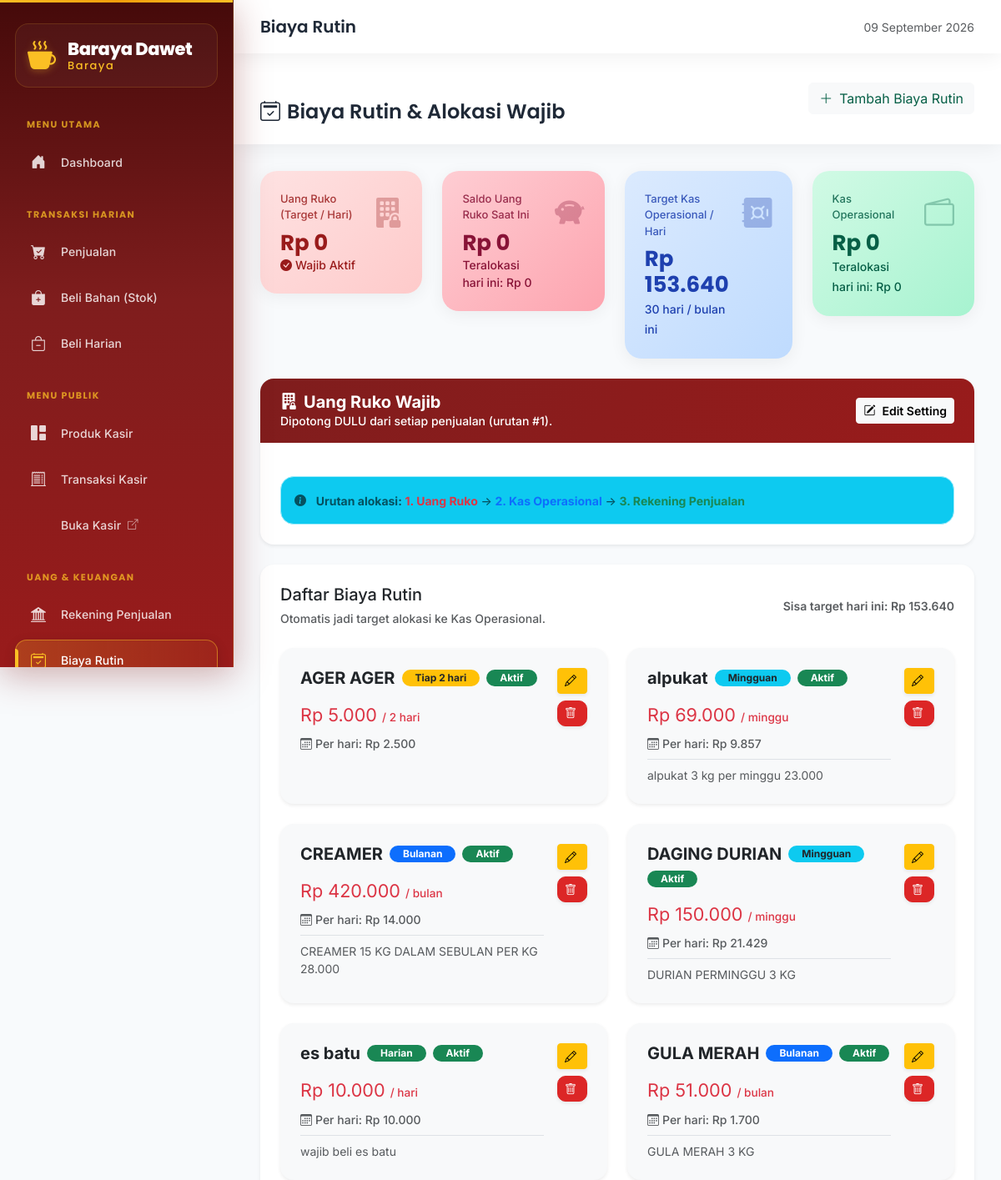
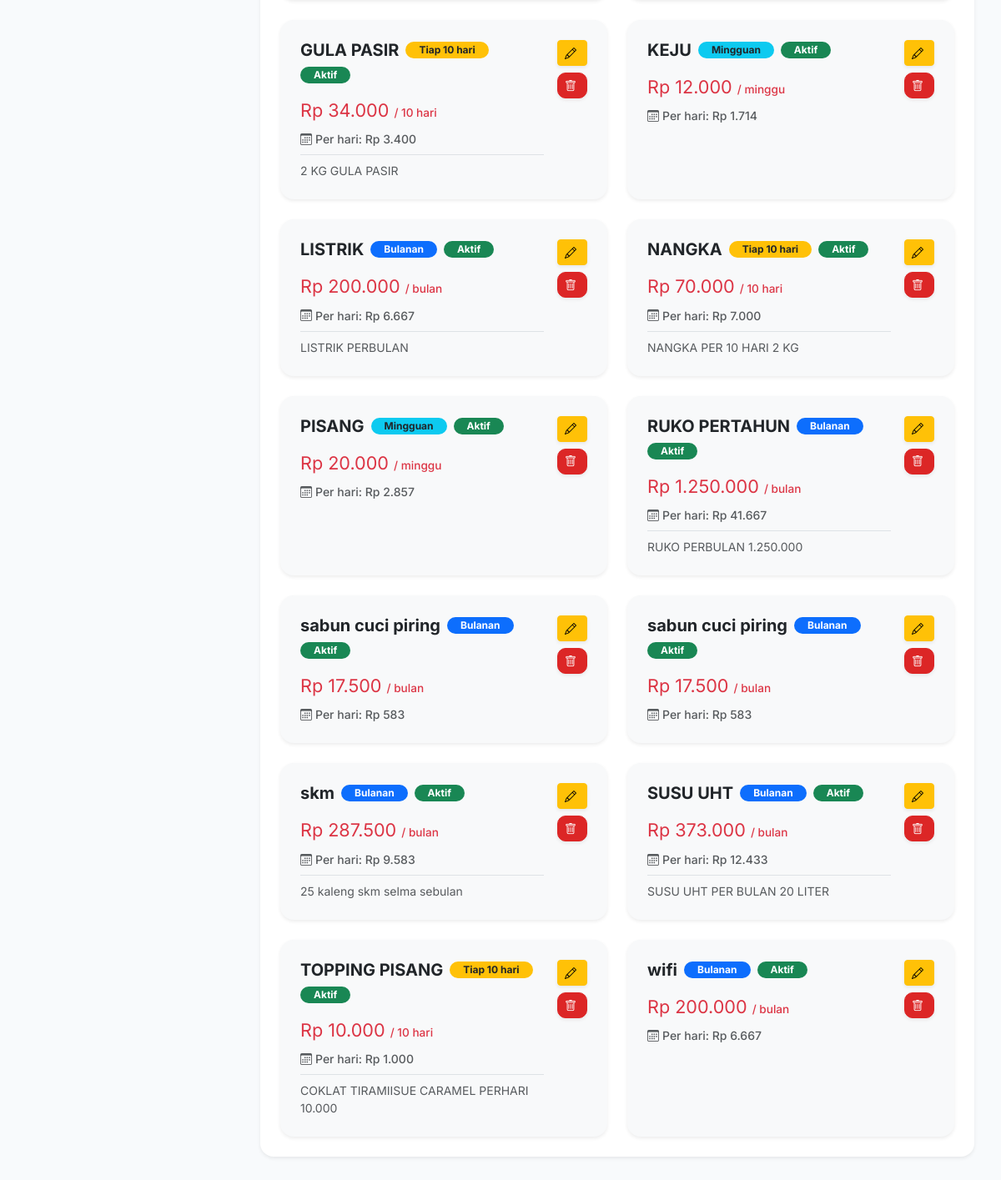
The app's page /pages/biaya-wajib.php (signed in) with its own data (2 pictures, top to bottom).
### tables this page shows
CREATE TABLE `saldo_rekening` (
  `id` int NOT NULL,
  `nama_rekening` varchar(100) NOT NULL,
  `kode_rekening` varchar(50) DEFAULT NULL,
  `saldo` decimal(15,2) NOT NULL DEFAULT '0.00',
  `updated_at` timestamp NULL DEFAULT CURRENT_TIMESTAMP ON UPDATE CURRENT_TIMESTAMP
);

CREATE TABLE `biaya_wajib` (
  `id` int NOT NULL,
  `nama_biaya` varchar(100) NOT NULL,
  `nominal_bulanan` decimal(15,2) NOT NULL DEFAULT '0.00',
  `nominal_per_hari` decimal(15,2) NOT NULL DEFAULT '0.00',
  `frekuensi` enum('bulanan','mingguan','setiap_n_hari','harian') NOT NULL DEFAULT 'bulanan',
  `setiap_n_hari` int DEFAULT NULL,
  `urutan` int NOT NULL DEFAULT '0',
  `keterangan` text,
  `is_active` tinyint(1) NOT NULL DEFAULT '1',
  `created_at` timestamp NULL DEFAULT CURRENT_TIMESTAMP,
  `updated_at` timestamp NULL DEFAULT CURRENT_TIMESTAMP ON UPDATE CURRENT_TIMESTAMP
);

### pages/biaya-wajib.php (the view, shortened to what the rows shown need)
<?php
require_once '../includes/header.php';
require_once '../includes/finance-utils.php';
$biaya_wajib = $pdo->query("SELECT * FROM biaya_wajib ORDER BY is_active DESC, nama_biaya ASC")->fetchAll();
$ringkasan_hari_ini = financeGetBiayaWajibSummary($pdo, date('Y-m-d'));
$rekening_operasional = financeGetAccountByCode($pdo, 'operasional');
?>
<div class="row g-4 mb-4">
    <div class="col-md-4 col-xl">
        <div class="stat-card" style="background: linear-gradient(135deg,#D1FAE5 0%,#A7F3D0 100%); color: #065F46;">
            <div class="d-flex justify-content-between align-items-start gap-3">
                <div>
                    <div class="stat-label">Kas Operasional</div>
                    <h3 class="stat-value">Rp <?php echo number_format($rekening_operasional['saldo'] ?? 0, 0, ',', '.'); ?></h3>
                    <small class="fw-medium">Teralokasi hari ini: Rp <?php echo number_format($ringkasan_hari_ini['teralokasi_hari_ini'], 0, ',', '.'); ?></small>
                </div>
            </div>
        </div>
    </div>
</div>
<div class="card border-0 shadow-sm rounded-4">
    <div class="card-body">
        <div class="row g-4">
            <?php foreach ($biaya_wajib as $item): ?>
            <?php
                $nominal_item = financeNormalisasiNominal($item['nominal_bulanan']);
                $nominal_per_hari = financeHitungNominalPerHari($item, (int) $ringkasan_hari_ini['jumlah_hari_bulan']);
                $frekuensi_label = financeGetFrekuensiLabel($item);
                $item_frekuensi = $item['frekuensi'] ?? 'bulanan';
                $badge_frek = match ($item_frekuensi) {
                    'bulanan' => 'bg-primary',
                    'mingguan' => 'bg-info text-dark',
                    'harian' => 'bg-success',
                    'setiap_n_hari' => 'bg-warning text-dark',
                    default => 'bg-secondary',
                };
                $frek_label_pendek = match ($item_frekuensi) {
                    'bulanan' => 'Bulanan',
                    'mingguan' => 'Mingguan',
                    'harian' => 'Harian',
                    'setiap_n_hari' => 'Tiap ' . max(1, (int) ($item['setiap_n_hari'] ?? 1)) . ' hari',
                    default => 'Bulanan',
                };
            ?>
            <div class="col-12 col-lg-6">
                <div class="card border-0 bg-light shadow-sm rounded-4 h-100 overflow-hidden">
                    <div class="card-body p-4">
                        <div class="d-flex justify-content-between align-items-start gap-3">
                            <div class="flex-grow-1">
                                <div class="d-flex flex-wrap align-items-center gap-2 mb-3">
                                    <h5 class="mb-0 fw-bold"><?php echo htmlspecialchars($item['nama_biaya']); ?></h5>
                                    <span class="badge <?php echo $badge_frek; ?> rounded-pill px-3 py-1"><?php echo $frek_label_pendek; ?></span>
                                    <span class="badge bg-<?php echo (int) $item['is_active'] === 1 ? 'success' : 'secondary'; ?> rounded-pill px-3 py-1">
                                        <?php echo (int) $item['is_active'] === 1 ? 'Aktif' : 'Nonaktif'; ?>
                                    </span>
                                </div>
                                <div class="fw-black text-danger mb-2" style="font-size: clamp(1.1rem, 2vw, 1.35rem);">Rp <?php echo number_format($nominal_item, 0, ',', '.'); ?> <span class="fw-medium text-danger" style="font-size: 0.85rem;"><?php echo $frekuensi_label; ?></span></div>
                                <div class="small text-muted fw-medium"><i class="bi bi-calendar3 me-1"></i>Per hari: Rp <?php echo number_format($nominal_per_hari, 0, ',', '.'); ?></div>
                                <?php if ($item['keterangan']): ?>
                                <div class="small text-muted mt-2 pt-2 border-top"><?php echo htmlspecialchars($item['keterangan']); ?></div>
                                <?php endif; ?>
                            </div>
                            <div class="d-flex flex-column gap-2">
                                <button type="button" class="btn btn-warning btn-sm shadow-sm" data-bs-toggle="modal" data-bs-target="#editBiayaModal<?php echo (int) $item['id']; ?>">
                                    <i class="bi bi-pencil me-1"></i>
                                </button>
                                <form method="POST" onsubmit="return confirm('Hapus biaya wajib ini?');">
                                    <button type="submit" class="btn btn-danger btn-sm shadow-sm">
                                        <i class="bi bi-trash me-1"></i>
                                    </button>
                                </form>
                            </div>
                        </div>
                    </div>
                </div>
            </div>
            <?php endforeach; ?>
        </div>
    </div>
</div>
<?php include '../includes/footer.php'; ?>

### records on screen
saldo_rekening: saldo "0"
biaya_wajib: nama_biaya "AGER AGER", frek_label_pendek "Tiap 2 hari", is_active "Aktif", nominal_bulanan "5.000", setiap_n_hari "/ 2 hari", nominal_per_hari "2.500"
biaya_wajib: nama_biaya "alpukat", frekuensi "Mingguan", is_active "Aktif", nominal_bulanan "69.000", frekuensi "/ minggu", nominal_per_hari "9.857", keterangan "alpukat 3 kg per minggu 23.000"
biaya_wajib: nama_biaya "CREAMER", frekuensi "Bulanan", is_active "Aktif", nominal_bulanan "420.000", frekuensi "/ bulan", nominal_per_hari "14.000", keterangan "CREAMER 15 KG DALAM SEBULAN PER KG 28.000"
biaya_wajib: nama_biaya "DAGING DURIAN", frekuensi "Mingguan", is_active "Aktif", nominal_bulanan "150.000", frekuensi "/ minggu", nominal_per_hari "21.429", keterangan "DURIAN PERMINGGU 3 KG"
biaya_wajib: nama_biaya "es batu", frekuensi "Harian", is_active "Aktif", nominal_bulanan "10.000", frekuensi "/ hari", nominal_per_hari "10.000", keterangan "wajib beli es batu"
biaya_wajib: nama_biaya "GULA MERAH", frekuensi "Bulanan", is_active "Aktif", nominal_bulanan "51.000", frekuensi "/ bulan", nominal_per_hari "1.700", keterangan "GULA MERAH 3 KG"
biaya_wajib: nama_biaya "GULA PASIR", frek_label_pendek "Tiap 10 hari", is_active "Aktif", nominal_bulanan "34.000", setiap_n_hari "/ 10 hari", nominal_per_hari "3.400", keterangan "2 KG GULA PASIR"
biaya_wajib: nama_biaya "KEJU", frekuensi "Mingguan", is_active "Aktif", nominal_bulanan "12.000", frekuensi "/ minggu", nominal_per_hari "1.714"
biaya_wajib: nama_biaya "LISTRIK", frekuensi "Bulanan", is_active "Aktif", nominal_bulanan "200.000", frekuensi "/ bulan", nominal_per_hari "6.667", keterangan "LISTRIK PERBULAN"
biaya_wajib: nama_biaya "NANGKA", frek_label_pendek "Tiap 10 hari", is_active "Aktif", nominal_bulanan "70.000", setiap_n_hari "/ 10 hari", nominal_per_hari "7.000", keterangan "NANGKA PER 10 HARI 2 KG"
biaya_wajib: nama_biaya "PISANG", frekuensi "Mingguan", is_active "Aktif", nominal_bulanan "20.000", frekuensi "/ minggu", nominal_per_hari "2.857"
biaya_wajib: nama_biaya "RUKO PERTAHUN", frekuensi "Bulanan", is_active "Aktif", nominal_bulanan "1.250.000", frekuensi "/ bulan", nominal_per_hari "41.667", keterangan "RUKO PERBULAN 1.250.000"
biaya_wajib: nama_biaya "sabun cuci piring", frekuensi "Bulanan", is_active "Aktif", nominal_bulanan "17.500", frekuensi "/ bulan", nominal_per_hari "583"
biaya_wajib: nama_biaya "sabun cuci piring", frekuensi "Bulanan", is_active "Aktif", nominal_bulanan "17.500", frekuensi "/ bulan", nominal_per_hari "583"
biaya_wajib: nama_biaya "skm", frekuensi "Bulanan", is_active "Aktif", nominal_bulanan "287.500", frekuensi "/ bulan", nominal_per_hari "9.583", keterangan "25 kaleng skm selma sebulan"
biaya_wajib: nama_biaya "SUSU UHT", frekuensi "Bulanan", is_active "Aktif", nominal_bulanan "373.000", frekuensi "/ bulan", nominal_per_hari "12.433", keterangan "SUSU UHT PER BULAN 20 LITER"
biaya_wajib: nama_biaya "TOPPING PISANG", frek_label_pendek "Tiap 10 hari", is_active "Aktif", nominal_bulanan "10.000", setiap_n_hari "/ 10 hari", nominal_per_hari "1.000", keterangan "COKLAT TIRAMIISUE CARAMEL PERHARI 10.000"
biaya_wajib: nama_biaya "wifi", frekuensi "Bulanan", is_active "Aktif", nominal_bulanan "200.000", frekuensi "/ bulan", nominal_per_hari "6.667"

### other values on screen
$page_titles[$current_page] "Biaya Rutin"
$ringkasan_ruko['target_harian'] "0"
$ringkasan_ruko['saldo_rekening'] "0"
$ringkasan_ruko['teralokasi_hari_ini'] "0"
$ringkasan_hari_ini['target_harian'] "153.640"
$ringkasan_hari_ini['jumlah_hari_bulan'] "30"
$ringkasan_hari_ini['teralokasi_hari_ini'] "0"
$ringkasan_hari_ini['sisa_target_hari_ini'] "153.640"
